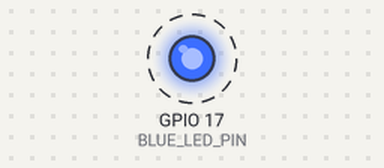
Bench run of a program on a simulated ESP32. Parts: output pins drawn as LEDs (lit = HIGH). Dashed ring = blinking.

Above: at 0.5 s.
Timing chart, 0 to 4.6 s (numbered marks = the images above):
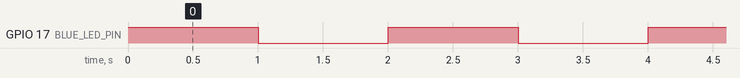

The program:

main.cpp
```cpp
#include "freertos/FreeRTOS.h"
#include "freertos/task.h"
#include "driver/gpio.h"

constexpr gpio_num_t BLUE_LED_PIN = GPIO_NUM_17;

extern "C" void app_main() {
    // GPIO pinini çıkış olarak ayarla
    gpio_config_t io_conf;
    io_conf.intr_type = GPIO_INTR_DISABLE;
    io_conf.mode = GPIO_MODE_OUTPUT;
    io_conf.pin_bit_mask = (1ULL << BLUE_LED_PIN);
    io_conf.pull_down_en = GPIO_PULLDOWN_DISABLE;
    io_conf.pull_up_en = GPIO_PULLUP_DISABLE;
    gpio_config(&io_conf);

    while (true) {
        // LED'i aç
        gpio_set_level(BLUE_LED_PIN, 1);
        vTaskDelay(1000 / portTICK_PERIOD_MS); // 1 saniye bekle

        // LED'i kapat
        gpio_set_level(BLUE_LED_PIN, 0);
        vTaskDelay(1000 / portTICK_PERIOD_MS); // 1 saniye bekle
    }
}
```

Measured:
- by itself, GPIO 17 (BLUE_LED_PIN): alternates HIGH for 1.0 s and LOW for 1.0 s
